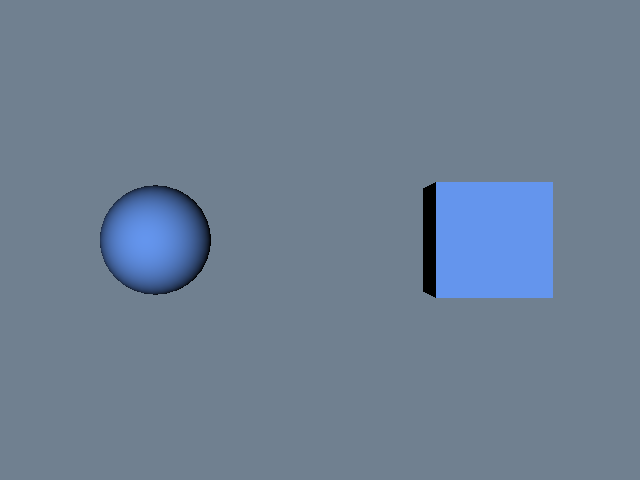

The Python source for this figure:
#!/usr/bin/env python

# Read a VTK XML multi-block dataset (.vtm) file using
# vtkXMLMultiBlockDataReader and display each block in a different color.
# A small multi-block dataset (sphere + cube) is generated and written to
# disk if the file does not already exist.

import os
from pathlib import Path

# Factory overrides: importing these modules registers the OpenGL rendering
# and interaction style implementations for vtkRenderingCore factory classes.
import vtkmodules.vtkInteractionStyle  # noqa: F401
import vtkmodules.vtkRenderingOpenGL2  # noqa: F401

# VTK pipeline classes used in this example
from vtkmodules.vtkCommonDataModel import vtkMultiBlockDataSet
from vtkmodules.vtkFiltersSources import vtkCubeSource, vtkSphereSource
from vtkmodules.vtkIOXML import vtkXMLMultiBlockDataReader, vtkXMLMultiBlockDataWriter
from vtkmodules.vtkRenderingCore import (
    vtkActor,
    vtkCompositePolyDataMapper,
    vtkRenderWindow,
    vtkRenderWindowInteractor,
    vtkRenderer,
)

# Colors (normalized RGB)
cornflower_blue_rgb = (0.392, 0.584, 0.929)
slate_gray_rgb = (0.439, 0.502, 0.565)

# Data directory: defaults to the folder containing this script
data_dir = Path(os.environ.get("VPE_DATA_DIR", Path(__file__).parent))
vtm_path = data_dir / "multi_block.vtm"

# Generate a multi-block dataset if the file does not exist
if not vtm_path.exists():
    sphere = vtkSphereSource()
    sphere.SetCenter(-1.5, 0, 0)
    sphere.SetPhiResolution(32)
    sphere.SetThetaResolution(32)
    sphere.Update()

    cube = vtkCubeSource()
    cube.SetCenter(1.5, 0, 0)
    cube.Update()

    mb = vtkMultiBlockDataSet()
    mb.SetNumberOfBlocks(2)
    mb.SetBlock(0, sphere.GetOutput())
    mb.SetBlock(1, cube.GetOutput())

    writer = vtkXMLMultiBlockDataWriter()
    writer.SetFileName(str(vtm_path))
    writer.SetInputData(mb)
    writer.Write()

# Reader: load the multi-block dataset
reader = vtkXMLMultiBlockDataReader()
reader.SetFileName(str(vtm_path))
reader.Update()

# Mapper: composite mapper handles multi-block data directly
mapper = vtkCompositePolyDataMapper()
mapper.SetInputConnection(reader.GetOutputPort())

# Actor: assign the mapped geometry
actor = vtkActor()
actor.SetMapper(mapper)
actor.GetProperty().SetColor(cornflower_blue_rgb)

# Renderer: assemble the scene
renderer = vtkRenderer()
renderer.AddActor(actor)
renderer.SetBackground(slate_gray_rgb)

# Window: display the rendered scene
render_window = vtkRenderWindow()
render_window.AddRenderer(renderer)
render_window.SetWindowName("read xml multiblock data")
render_window.SetMultiSamples(0)
render_window.SetSize(640, 480)

# Interactor: handle mouse and keyboard events
interactor = vtkRenderWindowInteractor()
interactor.SetRenderWindow(render_window)

# Scene: configure the camera
renderer.ResetCamera()

interactor.Initialize()
interactor.Start()
